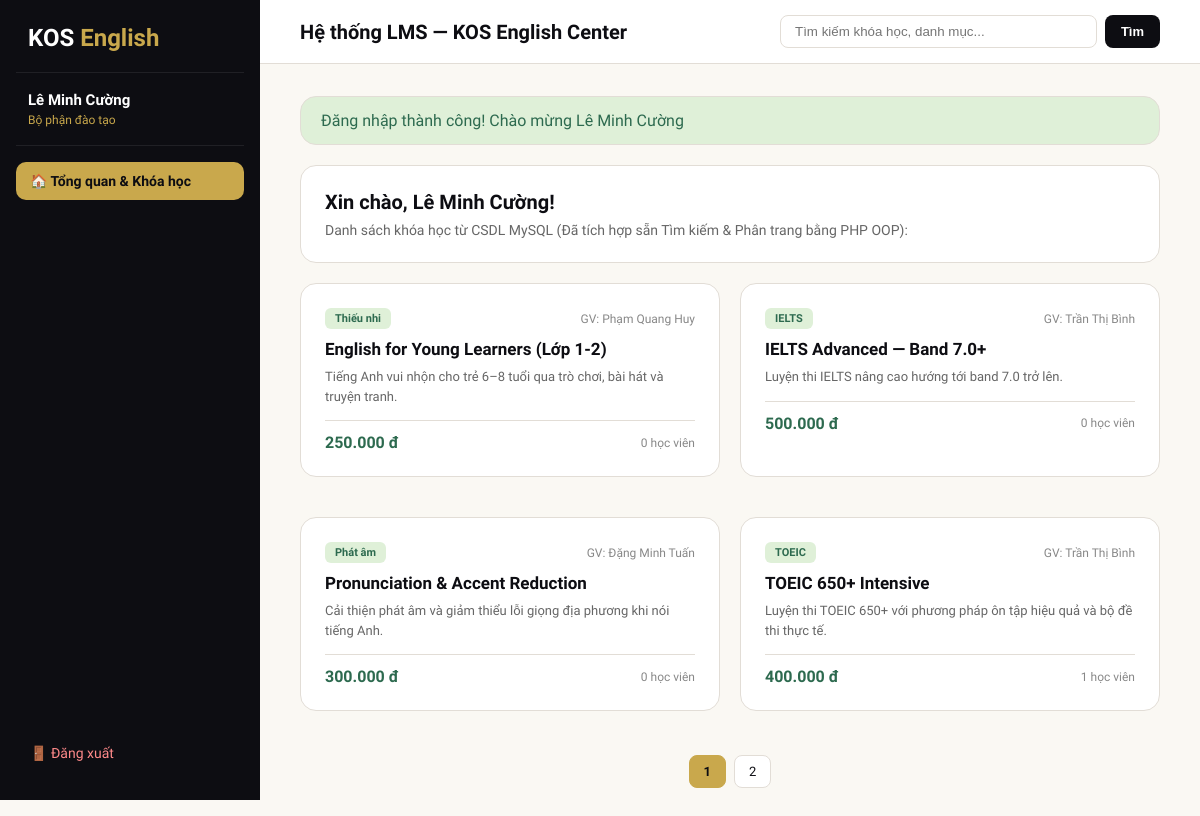
The page /index.php?controller=dashboard&action=index (signed in) on the database its author committed.
### tables this page shows
CREATE TABLE `KhoaHoc` (
    `MaKhoaHoc` INT AUTO_INCREMENT PRIMARY KEY,
    `TenKhoaHoc` VARCHAR(150) NOT NULL UNIQUE,
    `DanhMuc` VARCHAR(50) NOT NULL DEFAULT 'IELTS' COMMENT 'IELTS, TOEIC, Giao tiếp, Business, Thiếu nhi, Phát âm',
    `MoTa` TEXT DEFAULT NULL,
    `Gia` DECIMAL(15,2) NOT NULL DEFAULT 0.00,
    `AnhBia` VARCHAR(500) DEFAULT NULL COMMENT 'Đường dẫn file ảnh bìa khóa học (Xử lý file Admin)',
    `NgayBatDau` DATE NOT NULL,
    `NgayKetThuc` DATE NOT NULL,
    `NguoiTao` INT NOT NULL COMMENT 'FK tham chiếu GiaoVien(MaGiaoVien)',
    `TrangThai` ENUM('active', 'upcoming', 'ended') NOT NULL DEFAULT 'upcoming',
    `TrangThaiDuyet` ENUM('pending', 'approved', 'rejected') NOT NULL DEFAULT 'pending',
    `NgayTao` DATETIME NOT NULL DEFAULT CURRENT_TIMESTAMP,
    CONSTRAINT `fk_khoahoc_giaovien` FOREIGN KEY (`NguoiTao`) REFERENCES `GiaoVien`(`MaGiaoVien`) ON DELETE RESTRICT ON UPDATE CASCADE
);

### controllers/DashboardController.php (called while the page is built, shortened)
<?php
class DashboardController extends BaseController
{
    private CourseModel $courseModel;
    public function __construct()
    {
        $this->courseModel = new CourseModel();
    }
    public function index(): void
    {
        $user    = Session::getUser();
        $keyword = trim($_GET['q'] ?? '');
        $page    = max(1, (int) ($_GET['page'] ?? 1));
        $totalCourses = $this->courseModel->countCourses($keyword, $user['VaiTro'] === 'student');
        $pagination   = new Pagination($totalCourses, ITEMS_PER_PAGE, $page);
        $courses      = $this->courseModel->getCoursesPaginated(
            $keyword,
            $pagination->getLimit(),
            $pagination->getOffset(),
            $user['VaiTro'] === 'student'
        );
        $this->view('dashboard/index', [
            'user'       => $user,
            'courses'    => $courses,
            'keyword'    => $keyword,
            'pagination' => $pagination,
        ]);
    }
}

### index.php (called while the page is built, shortened)
<?php
require_once __DIR__ . '/core/Database.php';
require_once __DIR__ . '/core/Session.php';
require_once __DIR__ . '/core/BaseModel.php';
require_once __DIR__ . '/core/BaseController.php';
require_once __DIR__ . '/core/Pagination.php';
require_once __DIR__ . '/models/CourseModel.php';
$actionName     = strtolower($_GET['action'] ?? 'login');
$controller = new $controllerName();
$controller->$actionName();

### core/Session.php (called while the page is built, shortened)
<?php
class Session
{
    public static function getUser(): ?array
    {
        return $_SESSION['kos_user'] ?? null;
    }
    public static function getFlash(): ?array
    {
        if (isset($_SESSION['kos_flash'])) {
            $flash = $_SESSION['kos_flash'];
            return $flash;
        }
        return null;
    }
}

### core/Database.php (called while the page is built)
<?php
class Database
{
    private static ?PDO $instance = null;
    public static function getConnection(): PDO
    {
        if (self::$instance === null) {
            $dsn = 'mysql:host=' . DB_HOST . ';dbname=' . DB_NAME . ';charset=' . DB_CHARSET;
            $options = [
                PDO::ATTR_ERRMODE            => PDO::ERRMODE_EXCEPTION,
                PDO::ATTR_DEFAULT_FETCH_MODE => PDO::FETCH_ASSOC,
                PDO::ATTR_EMULATE_PREPARES   => false,
            ];
            try {
                self::$instance = new PDO($dsn, DB_USER, DB_PASS, $options);
            } catch (PDOException $e) {
                die('Lỗi kết nối CSDL KOS LMS: ' . $e->getMessage() . ' (Hãy kiểm tra đã Import file database_kos_lms.sql vào phpMyAdmin chưa).');
            }
        }
        return self::$instance;
    }
}

### models/CourseModel.php (called while the page is built, shortened)
<?php
class CourseModel extends BaseModel
{
    public function getCoursesPaginated(string $keyword = '', int $limit = ITEMS_PER_PAGE, int $offset = 0, bool $onlyApproved = false): array
    {
        $where = "WHERE 1=1";
        $params = [];
        $sql = "SELECT kh.*, nd.HoTen AS TenGiaoVien,
                       (SELECT COUNT(*) FROM DangKyKhoaHoc dk WHERE dk.MaKhoaHoc = kh.MaKhoaHoc) AS SoHocVien
                FROM KhoaHoc kh
                JOIN GiaoVien gv ON kh.NguoiTao = gv.MaGiaoVien
                JOIN NguoiDung nd ON gv.MaGiaoVien = nd.MaNguoiDung
                {$where}
                ORDER BY kh.MaKhoaHoc DESC
                LIMIT {$limit} OFFSET {$offset}";
        return $this->queryAll($sql, $params);
    }
    public function countCourses(string $keyword = '', bool $onlyApproved = false): int
    {
        $where = "WHERE 1=1";
        $params = [];
        $row = $this->queryOne("SELECT COUNT(*) AS total FROM KhoaHoc {$where}", $params);
        return (int) ($row['total'] ?? 0);
    }
}

### core/BaseModel.php (called while the page is built, shortened)
<?php
abstract class BaseModel
{
    protected PDO $db;
    public function __construct()
    {
        $this->db = Database::getConnection();
    }
    protected function queryAll(string $sql, array $params = []): array
    {
        $stmt = $this->db->prepare($sql);
        $stmt->execute($params);
        return $stmt->fetchAll();
    }
    protected function queryOne(string $sql, array $params = []): ?array
    {
        $stmt = $this->db->prepare($sql);
        $stmt->execute($params);
        $row = $stmt->fetch();
        return $row ?: null;
    }
}

### views/dashboard/index.php (the view)
<div class="card">
    <h2 style="font-size:20px;margin-bottom:8px;">Xin chào, <?= htmlspecialchars($user['HoTen']) ?>!</h2>
    <p style="color:#666;font-size:14px;">Danh sách khóa học từ CSDL MySQL (Đã tích hợp sẵn Tìm kiếm & Phân trang bằng PHP OOP):</p>
</div>
<div class="course-grid">
    <?php foreach ($courses as $c): ?>
        <div class="card">
            <div style="display:flex;justify-content:space-between;align-items:center;margin-bottom:10px;">
                <span class="badge"><?= htmlspecialchars($c['DanhMuc']) ?></span>
                <span style="font-size:12px;color:#888;">GV: <?= htmlspecialchars($c['TenGiaoVien']) ?></span>
            </div>
            <h3 style="font-size:17px;margin-bottom:8px;"><?= htmlspecialchars($c['TenKhoaHoc']) ?></h3>
            <p style="font-size:13px;color:#666;margin-bottom:14px;line-height:1.5;"><?= htmlspecialchars($c['MoTa']) ?></p>
            <div style="display:flex;justify-content:space-between;align-items:center;padding-top:12px;border-top:1px solid var(--border);">
                <strong style="color:var(--green);font-size:16px;"><?= number_format((float)$c['Gia'], 0, ',', '.') ?> đ</strong>
                <span style="font-size:12px;color:#888;"><?= (int)$c['SoHocVien'] ?> học viên</span>
            </div>
        </div>
    <?php endforeach; ?>
</div>
<?= $pagination->render('index.php?controller=dashboard&action=index&q=' . urlencode($keyword)) ?>

### core/BaseController.php (shortened to what this page needs)
<?php
abstract class BaseController
{
    protected function view(string $viewPath, array $data = [], bool $useLayout = true): void
    {
        extract($data);
        $fullViewFile = __DIR__ . '/../views/' . $viewPath . '.php';
        if ($useLayout) {
            require __DIR__ . '/../views/layouts/header.php';
            require $fullViewFile;
            require __DIR__ . '/../views/layouts/footer.php';
        } else {
            require $fullViewFile;
        }
    }
}

### views/layouts/header.php (shortened to what this page needs)
<?php
$user = Session::getUser();
$roleLabels = [
    'student'  => 'Học viên',
    'teacher'  => 'Giáo viên',
    'training' => 'Bộ phận đào tạo',
    'manager'  => 'Bộ phận quản lý'
];
?>
<!DOCTYPE html>
<html lang="vi">
<head>
</head>
<body>
    <div class="sidebar">
        <div class="logo-text">KOS<span> English</span></div>
        <div class="user-box">
            <div style="font-weight:700;font-size:15px;"><?= htmlspecialchars($user['HoTen'] ?? '') ?></div>
            <div style="font-size:12px;color:var(--gold);margin-top:4px;"><?= $roleLabels[$user['VaiTro']] ?? '' ?></div>
        </div>
        <nav style="flex:1;">
            <a class="nav-item active" href="index.php?controller=dashboard&action=index">🏠 Tổng quan & Khóa học</a>
        </nav>
        <a class="nav-item" href="index.php?controller=auth&action=logout" style="color:#ff8a8a;">🚪 Đăng xuất</a>
    </div>
    <div class="main-content">
        <div class="topbar">
            <div style="font-size:20px;font-weight:700;">Hệ thống LMS — KOS English Center</div>
            <form method="GET" action="index.php" style="display:flex;gap:8px;width:380px;">
                <input type="text" name="q" value="<?= htmlspecialchars($_GET['q'] ?? '') ?>" placeholder="Tìm kiếm khóa học, danh mục..." style="flex:1;padding:8px 14px;border:1.5px solid var(--border);border-radius:8px;">
                <button type="submit" class="btn btn-dark">Tìm</button>
            </form>
        </div>
        <div class="content-area">
            <?php if ($flash = Session::getFlash()): ?>
                <div class="card" style="background:#dff0d8;color:var(--green);padding:14px 20px;"><?= htmlspecialchars($flash['message']) ?></div>
            <?php endif; ?>

### core/Pagination.php (shortened to what this page needs)
<?php
class Pagination
{
    private int $itemsPerPage;
    private int $currentPage;
    private int $totalPages;
    public function __construct(int $totalItems, int $itemsPerPage = ITEMS_PER_PAGE, int $currentPage = 1)
    {
        $this->totalItems   = max(0, $totalItems);
        $this->itemsPerPage = max(1, $itemsPerPage);
        $this->totalPages   = max(1, (int) ceil($this->totalItems / $this->itemsPerPage));
        $this->currentPage  = max(1, min($currentPage, $this->totalPages));
    }
    public function getOffset(): int
    {
        return ($this->currentPage - 1) * $this->itemsPerPage;
    }
    public function getLimit(): int
    {
        return $this->itemsPerPage;
    }
    public function render(string $baseUrl): string
    {
        $html = '<div style="display:flex;justify-content:center;align-items:center;gap:8px;margin-top:24px;">';
        for ($i = 1; $i <= $this->totalPages; $i++) {
            $activeStyle = ($i === $this->currentPage)
                ? 'background:#c9a84c;color:#0d0d12;font-weight:700;border-color:#c9a84c;'
                : 'background:#fff;color:#0d0d12;border-color:#e2ddd6;';
            $url = $baseUrl . '&page=' . $i;
            $html .= "<a href='{$url}' style='padding:8px 14px;border:1.5px solid;border-radius:8px;text-decoration:none;font-size:13px;{$activeStyle}'>{$i}</a>";
        }
        $html .= '</div>';
        return $html;
    }
}

### views/layouts/footer.php
        </div>
    </div>
</body>
</html>

### views/layouts/header.php (style rules this page uses)
:root { --ink:#0d0d12; --cream:#faf8f3; --gold:#c9a84c; --green:#2d6a4f; --red:#c1121f; --border:#e2ddd6; }
* { margin:0; padding:0; box-sizing:border-box; }
body { font-family:'Lexend',sans-serif; background:var(--cream); color:var(--ink); min-height:100vh; }
.sidebar { width:260px; background:var(--ink); height:100vh; position:fixed; left:0; top:0; display:flex; flex-direction:column; color:#fff; padding:24px 16px; }
.logo-text { font-size:24px; font-weight:900; padding:0 12px 20px; border-bottom:1px solid rgba(255,255,255,0.08); }
.logo-text span { color:var(--gold); }
.user-box { padding:18px 12px; border-bottom:1px solid rgba(255,255,255,0.08); margin-bottom:16px; }
.nav-item { display:block; padding:11px 14px; border-radius:10px; color:rgba(255,255,255,0.7); text-decoration:none; font-size:14px; margin-bottom:4px; }
.nav-item.active, .nav-item:hover { background:var(--gold); color:var(--ink); font-weight:600; }
.main-content { margin-left:260px; min-height:100vh; }
.topbar { background:#fff; height:64px; padding:0 40px; border-bottom:1px solid var(--border); display:flex; align-items:center; justify-content:space-between; }
.content-area { padding:32px 40px; }
.card { background:#fff; border-radius:16px; border:1px solid var(--border); padding:24px; margin-bottom:20px; }
.course-grid { display:grid; grid-template-columns:repeat(2, 1fr); gap:20px; }
.btn { display:inline-block; padding:9px 16px; border-radius:8px; font-size:13px; font-weight:600; text-decoration:none; cursor:pointer; border:none; }
.btn-dark { background:var(--ink); color:#fff; }
.badge { display:inline-block; padding:4px 10px; border-radius:6px; font-size:11px; font-weight:700; background:#dff0d8; color:var(--green); }

### rows shown on the page
khoahoc: DanhMuc "Thiếu nhi", TenGiaoVien "Phạm Quang Huy", TenKhoaHoc "English for Young Learners (Lớp 1-2)", MoTa "Tiếng Anh vui nhộn cho trẻ 6–8 tuổi qua trò chơi, bài hát và truyện tranh.", Gia "250.000", SoHocVien "0"
khoahoc: DanhMuc "IELTS", TenGiaoVien "Trần Thị Bình", TenKhoaHoc "IELTS Advanced — Band 7.0+", MoTa "Luyện thi IELTS nâng cao hướng tới band 7.0 trở lên.", Gia "500.000", SoHocVien "0"
khoahoc: DanhMuc "Phát âm", TenGiaoVien "Đặng Minh Tuấn", TenKhoaHoc "Pronunciation & Accent Reduction", MoTa "Cải thiện phát âm và giảm thiểu lỗi giọng địa phương khi nói tiếng Anh.", Gia "300.000", SoHocVien "0"
khoahoc: DanhMuc "TOEIC", TenGiaoVien "Trần Thị Bình", TenKhoaHoc "TOEIC 650+ Intensive", MoTa "Luyện thi TOEIC 650+ với phương pháp ôn tập hiệu quả và bộ đề thi thực tế.", Gia "400.000", SoHocVien "1"

### other values the page prints
$user['HoTen'] "Lê Minh Cường"
$roleLabels[$user['VaiTro']] "Bộ phận đào tạo"
$flash['message'] "Đăng nhập thành công! Chào mừng Lê Minh Cường"
